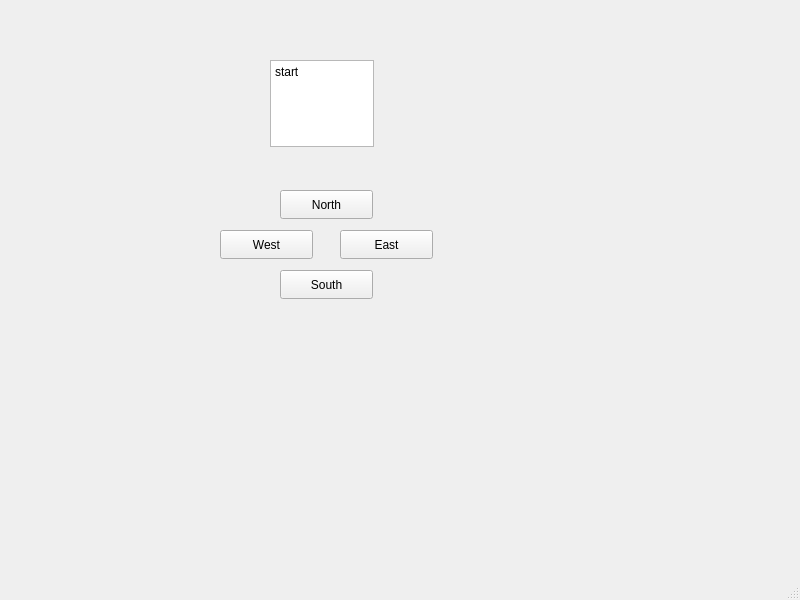
<?xml version="1.0" encoding="UTF-8"?>
<ui version="4.0">
 <class>MainWindow</class>
 <widget class="QMainWindow" name="MainWindow">
  <property name="geometry">
   <rect>
    <x>0</x>
    <y>0</y>
    <width>800</width>
    <height>600</height>
   </rect>
  </property>
  <property name="windowTitle">
   <string>MainWindow</string>
  </property>
  <widget class="QWidget" name="centralwidget">
   <widget class="QPushButton" name="north">
    <property name="geometry">
     <rect>
      <x>280</x>
      <y>190</y>
      <width>93</width>
      <height>29</height>
     </rect>
    </property>
    <property name="text">
     <string>North</string>
    </property>
   </widget>
   <widget class="QPushButton" name="east">
    <property name="geometry">
     <rect>
      <x>340</x>
      <y>230</y>
      <width>93</width>
      <height>29</height>
     </rect>
    </property>
    <property name="text">
     <string>East</string>
    </property>
   </widget>
   <widget class="QPushButton" name="south">
    <property name="geometry">
     <rect>
      <x>280</x>
      <y>270</y>
      <width>93</width>
      <height>29</height>
     </rect>
    </property>
    <property name="text">
     <string>South</string>
    </property>
   </widget>
   <widget class="QPushButton" name="west">
    <property name="geometry">
     <rect>
      <x>220</x>
      <y>230</y>
      <width>93</width>
      <height>29</height>
     </rect>
    </property>
    <property name="text">
     <string>West</string>
    </property>
   </widget>
   <widget class="QTextEdit" name="textEdit">
    <property name="geometry">
     <rect>
      <x>270</x>
      <y>60</y>
      <width>104</width>
      <height>87</height>
     </rect>
    </property>
    <property name="html">
     <string>&lt;!DOCTYPE HTML PUBLIC &quot;-//W3C//DTD HTML 4.0//EN&quot; &quot;http://www.w3.org/TR/REC-html40/strict.dtd&quot;&gt;
&lt;html&gt;&lt;head&gt;&lt;meta name=&quot;qrichtext&quot; content=&quot;1&quot; /&gt;&lt;meta charset=&quot;utf-8&quot; /&gt;&lt;style type=&quot;text/css&quot;&gt;
p, li { white-space: pre-wrap; }
&lt;/style&gt;&lt;/head&gt;&lt;body style=&quot; font-family:'Segoe UI'; font-size:9pt; font-weight:400; font-style:normal;&quot;&gt;
&lt;p style=&quot; margin-top:0px; margin-bottom:0px; margin-left:0px; margin-right:0px; -qt-block-indent:0; text-indent:0px;&quot;&gt;start&lt;/p&gt;&lt;/body&gt;&lt;/html&gt;</string>
    </property>
   </widget>
  </widget>
  <widget class="QMenuBar" name="menubar">
   <property name="geometry">
    <rect>
     <x>0</x>
     <y>0</y>
     <width>800</width>
     <height>26</height>
    </rect>
   </property>
  </widget>
  <widget class="QStatusBar" name="statusbar"/>
 </widget>
 <resources/>
 <connections/>
</ui>
